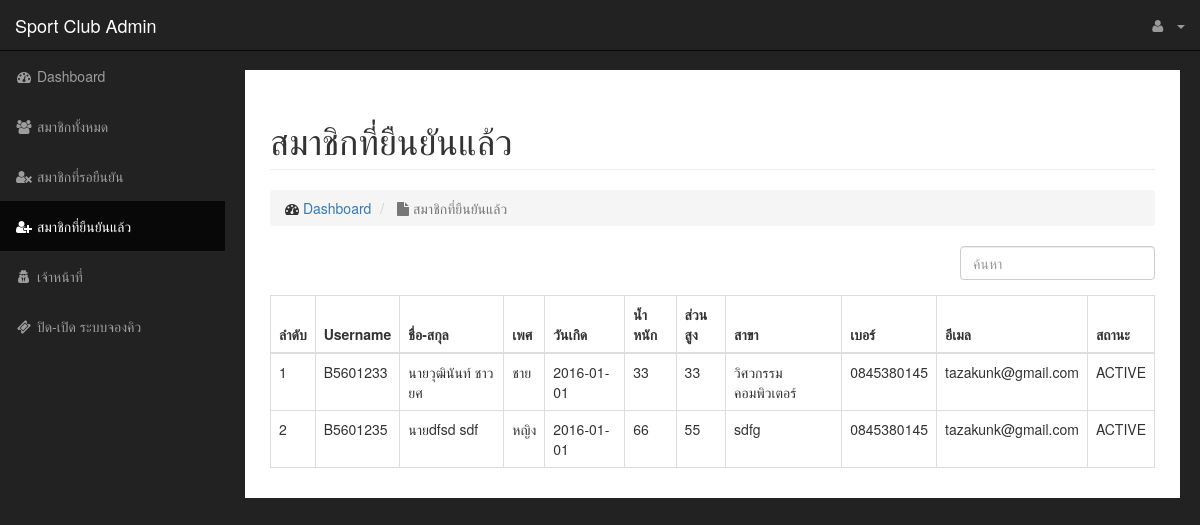
The page /dashboard/all_user_active.php (signed in) on the database its author committed.
### tables this page shows
CREATE TABLE `members` (
  `id` int(6) unsigned NOT NULL AUTO_INCREMENT,
  `username` varchar(8) NOT NULL,
  `prefix` enum('นาย','นาง','นางสาว') NOT NULL,
  `fname` varchar(50) NOT NULL,
  `lname` varchar(50) NOT NULL,
  `gender` enum('ชาย','หญิง') NOT NULL,
  `birthday` date NOT NULL,
  `weight` int(3) NOT NULL,
  `height` int(3) NOT NULL,
  `major` varchar(50) NOT NULL,
  `tel` varchar(10) NOT NULL,
  `email` varchar(50) NOT NULL,
  PRIMARY KEY (`id`),
  KEY `gender` (`gender`),
  KEY `prefix` (`prefix`),
  KEY `username` (`username`),
  CONSTRAINT `members_ibfk_1` FOREIGN KEY (`gender`) REFERENCES `gender` (`id`),
  CONSTRAINT `members_ibfk_2` FOREIGN KEY (`prefix`) REFERENCES `prefix` (`id`),
  CONSTRAINT `members_ibfk_3` FOREIGN KEY (`username`) REFERENCES `users` (`username`)
);

CREATE TABLE `users` (
  `username` varchar(8) NOT NULL,
  `password` varchar(32) NOT NULL,
  `status` enum('ACTIVE','DEACTIVE') NOT NULL,
  `_key` varchar(32) NOT NULL,
  PRIMARY KEY (`username`)
);

### dashboard/all_user_active.php (the view, shortened to what this page needs)
<!DOCTYPE html>
<html lang="en">
<head>
    <link href="css/myStyle.css" rel="stylesheet">
    <link href="css/bootstrap.min.css" rel="stylesheet">
    <link href="css/sb-admin.css" rel="stylesheet">
    <link href="font-awesome/css/font-awesome.min.css" rel="stylesheet" type="text/css">
    </head>
    <body>
        <?php
        require_once("connect_db_sport.php");
        ?>
        <div id="wrapper">
            <nav class="navbar navbar-inverse navbar-fixed-top" role="navigation">
                <div class="navbar-header">
                    <a class="navbar-brand" href="index.php">Sport Club Admin</a>
                </div>
                <ul class="nav navbar-right top-nav">
                    <li class="dropdown">
                        <a href="#" class="dropdown-toggle" data-toggle="dropdown"><i class="fa fa-user"></i> <?php echo $_SESSION['Admin_Fname']."&nbsp;".$_SESSION['Admin_Lname']; ?> <b class="caret"></b></a>
                    </li>
                </ul>
                <div class="collapse navbar-collapse navbar-ex1-collapse">
                    <ul class="nav navbar-nav side-nav">
                        <li>
                            <a href="index.php"><i class="fa fa-fw fa-dashboard"></i> Dashboard</a>
                        </li>
                        <li>
                            <a href="all_user.php"><i class="fa fa-fw fa-users"></i> สมาชิกทั้งหมด</a>
                        </li>
                        <li>
                            <a href="all_user_deactive.php"><i class="fa fa-fw fa-user-times"></i> สมาชิกที่รอยืนยัน</a>
                        </li>
                        <li class="active">
                            <a href="all_user_active.php"><i class="fa fa-fw fa-user-plus"></i> สมาชิกที่ยืนยันแล้ว</a>
                        </li>
                        <li>
                            <a href="all_admin.php"><i class="fa fa-fw fa-user-secret"></i> เจ้าหน้าที่</a>
                        </li>
                        <li>
                            <a href="reservations.php"><i class="fa fa-fw fa-ticket"></i> ปิด-เปิด ระบบจองคิว</a>
                        </li>
                    </ul>
                </div>
            </nav>
            <div id="page-wrapper">
                <div class="container-fluid">
                    <div class="row">
                        <div class="col-lg-12">
                            <h1 class="page-header">
                                สมาชิกที่ยืนยันแล้ว
                            </h1>
                            <ol class="breadcrumb">
                                <li>
                                    <i class="fa fa-dashboard"></i>  <a href="index.php">Dashboard</a>
                                </li>
                                <li class="active">
                                <i class="fa fa-file"></i> สมาชิกที่ยืนยันแล้ว
                                </li>
                            </ol>
                            <div class="form-group pull-right">
                                <input type="text" class="search form-control" placeholder="ค้นหา">
                            </div>
                            <span class="counter pull-right"></span>
                            <table class="table table-hover table-bordered results">
                              <thead>
                                <tr>
                                    <th>ลำดับ</th>
                                    <th>Username</th>
                                    <th>ชื่อ-สกุล</th>
                                    <th>เพศ</th>
                                    <th>วันเกิด</th>
                                    <th>น้ำหนัก</th>
                                    <th>ส่วนสูง</th>
                                    <th>สาขา</th>
                                    <th>เบอร์</th>
                                    <th>อีเมล</th>
                                    <th>สถานะ</th>
                                </tr>
                            </thead>
                            <tbody>
                                <?php
                                $sql = "SELECT * FROM members LEFT JOIN users ON users.username=members.username where status='ACTIVE'";
                                $res = mysqli_query($con,$sql);
                                $count = 0;
                                if($res->num_rows >0){
                                    while ($row = $res->fetch_array(MYSQL_BOTH)){
                                        $count++;
                                        echo "<tr>";
                                        echo "<td>";
                                        echo "$count";
                                        echo "</td>";
                                        echo "<td>";
                                        echo $row['username'];
                                        echo "</td>";
                                        echo "<td>";
                                        echo $row['prefix'].$row['fname']." ".$row['lname'];
                                        echo "</td>";
                                        echo "<td>";
                                        echo $row['gender'];
                                        echo "</td>";
                                        echo "<td>";
                                        echo $row['birthday'];
                                        echo "</td>";
                                        echo "<td>";
                                        echo $row['weight'];
                                        echo "</td>";
                                        echo "<td>";
                                        echo $row['height'];
                                        echo "</td>";
                                        echo "<td>";
                                        echo $row['major'];
                                        echo "</td>";
                                        echo "<td>";
                                        echo $row['tel'];
                                        echo "</td>";
                                        echo "<td>";
                                        echo $row['email'];
                                        echo "</td>";
                                        echo "<td>";
                                        echo $row['status'];
                                        echo "</td>";
                                        echo "</tr>";
                                    }
                                }
                                ?>
                            </tbody>
                        </table>
                    </div>
                </div>
            </div>
        </div>
    </body>
    </html>

### dashboard/css/myStyle.css (style rules this page uses)
body { padding:20px 20px; }
.counter { padding:8px; color:#ccc; }

### dashboard/css/sb-admin.css (style rules this page uses)
body { margin-top: 100px; background-color: #222; }
@media (min-width:768px) { body { margin-top: 50px; } }
#wrapper { padding-left: 0; }
#page-wrapper { width: 100%; padding: 0; background-color: #fff; }
@media (min-width:768px) { #wrapper { padding-left: 225px; } }
@media (min-width:768px) { #page-wrapper { padding: 10px; } }
.top-nav { padding: 0 15px; }
.top-nav>li { display: inline-block; float: left; }
.top-nav>li>a { padding-top: 15px; padding-bottom: 15px; line-height: 20px; color: #999; }
@media (min-width:768px) { .side-nav { position: fixed; top: 51px; left: 225px; width: 225px; margin-left: -225px; border: none; border-radius: 0; overflow-y: auto; background-color: #222; bottom: 0; overflow-x: hidden; padding-bottom: 40px; } }
@media (min-width:768px) { .side-nav>li>a { width: 225px; } }

### rows shown on the page
members: username.username "B5601233", prefix "นาย", fname "วุฒินันท์", lname "ชาวยศ", gender "ชาย", birthday "2016-01-01", weight "33", height "33", major "วิศวกรรมคอมพิวเตอร์", tel "0845380145", email "tazakunk@gmail.com", username.status "ACTIVE"
members: username.username "B5601235", prefix "นาย", fname "dfsd", lname "sdf", gender "หญิง", birthday "2016-01-01", weight "66", height "55", major "sdfg", tel "0845380145", email "tazakunk@gmail.com", username.status "ACTIVE"
